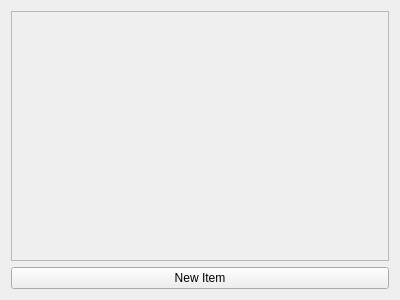
<?xml version="1.0" encoding="UTF-8"?>
<ui version="4.0">
 <class>custom_scene_widget</class>
 <widget class="QWidget" name="custom_scene_widget">
  <property name="geometry">
   <rect>
    <x>0</x>
    <y>0</y>
    <width>400</width>
    <height>300</height>
   </rect>
  </property>
  <property name="windowTitle">
   <string>Form</string>
  </property>
  <layout class="QVBoxLayout" name="verticalLayout">
   <item>
    <widget class="QScrollArea" name="scrollArea">
     <property name="widgetResizable">
      <bool>true</bool>
     </property>
     <widget class="QWidget" name="scrollAreaWidgetContents">
      <property name="geometry">
       <rect>
        <x>0</x>
        <y>0</y>
        <width>380</width>
        <height>251</height>
       </rect>
      </property>
      <layout class="QVBoxLayout" name="verticalLayout_2"/>
     </widget>
    </widget>
   </item>
   <item>
    <widget class="QPushButton" name="item_button">
     <property name="text">
      <string>New Item</string>
     </property>
    </widget>
   </item>
  </layout>
 </widget>
 <resources/>
 <connections/>
</ui>
